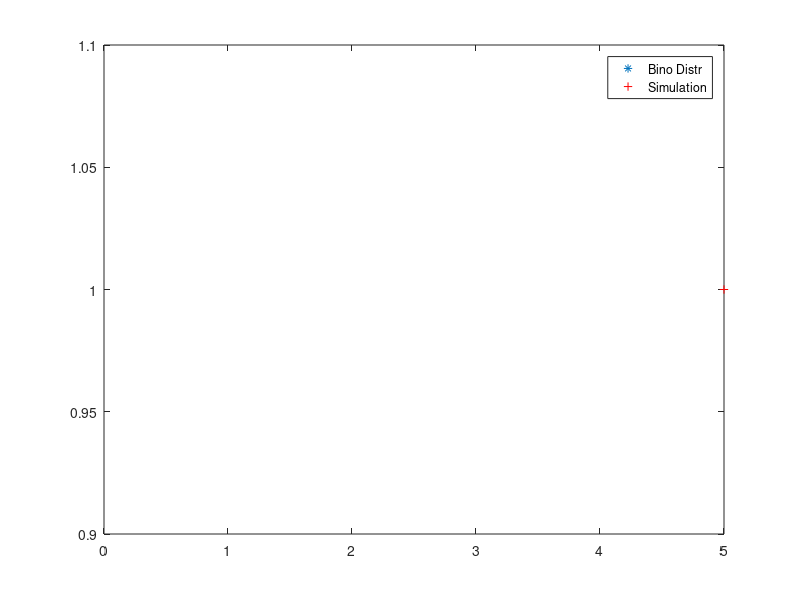

Write the MATLAB code that produced this figure.
%simulate bernouli Bino(n,p) distr
n=input('nr of trials=');
p=input('prob of success');
%generate 1 var
U=rand(n,1);
X=sum(U<p);%add nr of successes
%generate a sample of size N
N=input('NR of simmulations=');
%10,1e2,10e5
for i = 1:N
    U=rand(n,1);
    X(i)=sum(U<p);
end
%Compare graphically to the Bino(n,p) distr
fprintf('%1d',X);
UX=unique(X)
nX=hist(X,length(UX))
relfreq=nX/N;
%compare graphically
k=0:n;
pk=binopdf(k,n,p);
clf
plot(k,pk,'*',UX,relfreq,'r+')
legend('Bino Distr','Simulation')